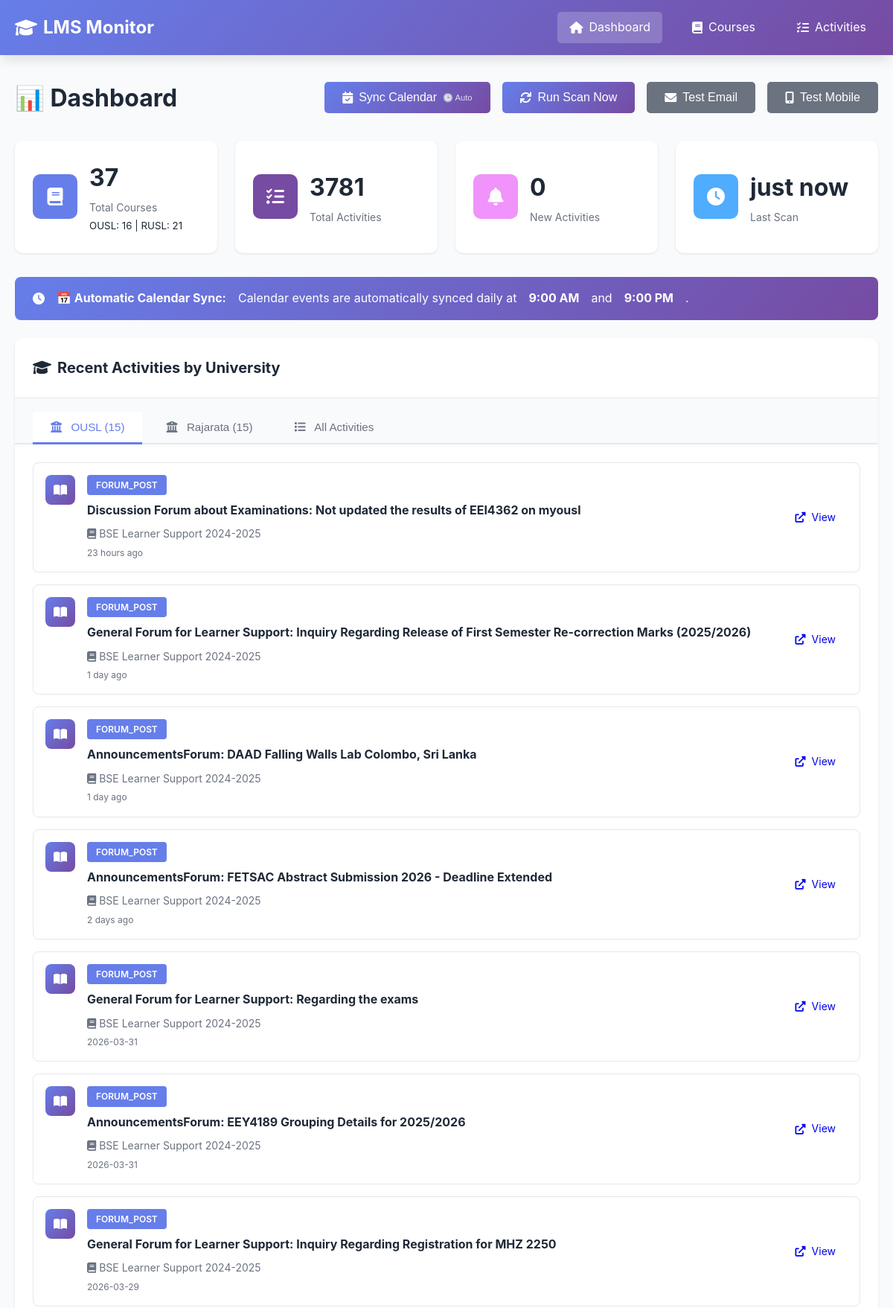
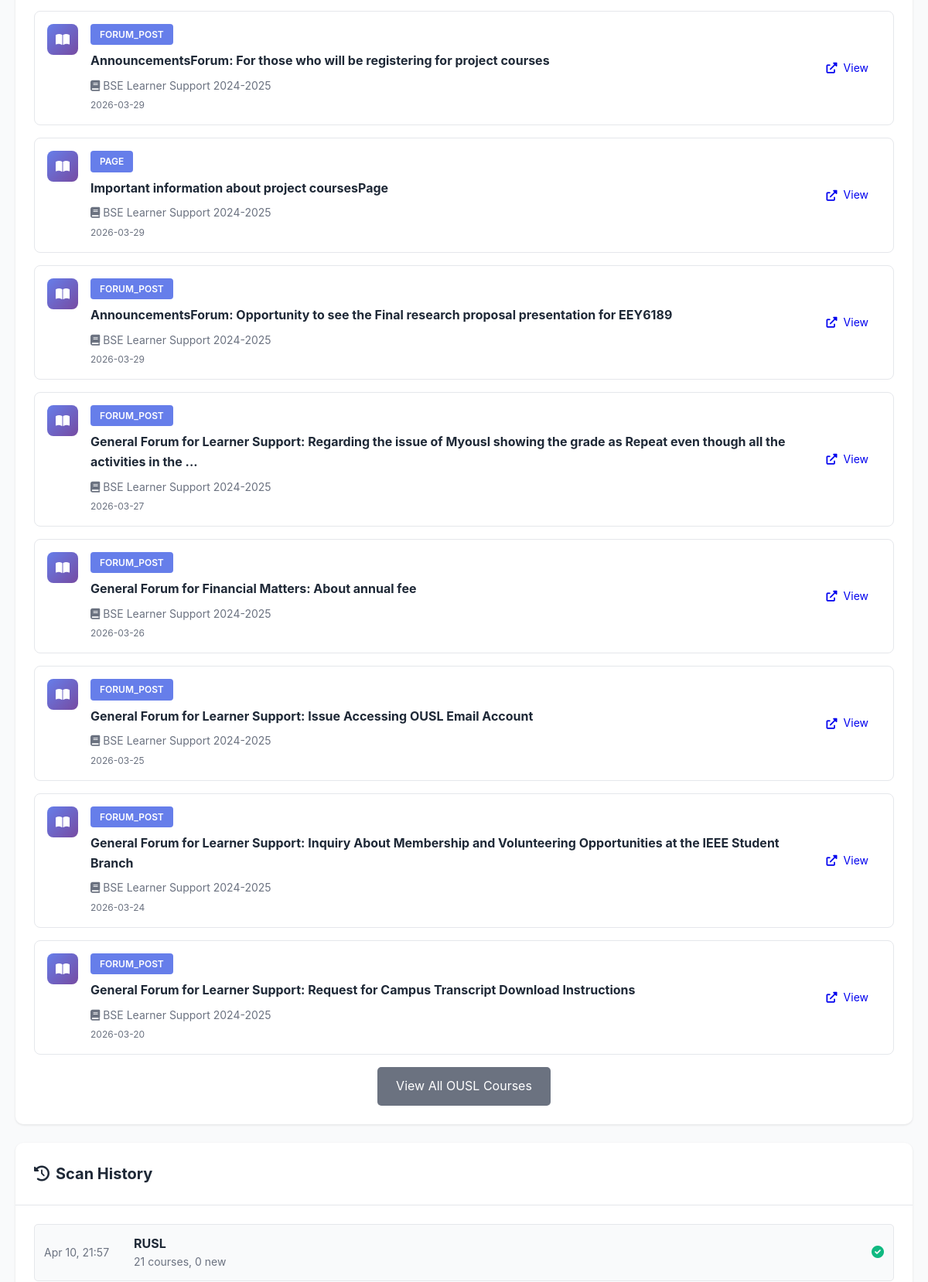
The page / (upper part) on the database its author committed (2 pictures, top to bottom).
### tables this page shows
CREATE TABLE scan_history (
                id INTEGER PRIMARY KEY AUTOINCREMENT,
                lms_name TEXT NOT NULL,
                scan_time TIMESTAMP DEFAULT CURRENT_TIMESTAMP,
                courses_found INTEGER,
                activities_found INTEGER,
                new_activities INTEGER,
                status TEXT,
                error_message TEXT
            );

CREATE TABLE activities (
                id INTEGER PRIMARY KEY AUTOINCREMENT,
                activity_id TEXT UNIQUE NOT NULL,
                course_id TEXT NOT NULL,
                activity_type TEXT NOT NULL,
                title TEXT NOT NULL,
                description TEXT,
                url TEXT,
                deadline TIMESTAMP,
                first_seen TIMESTAMP DEFAULT CURRENT_TIMESTAMP,
                is_new BOOLEAN DEFAULT 1,
                metadata TEXT,
                FOREIGN KEY (course_id) REFERENCES courses(course_id)
            );

CREATE TABLE courses (
                id INTEGER PRIMARY KEY AUTOINCREMENT,
                course_id TEXT UNIQUE NOT NULL,
                lms_name TEXT NOT NULL,
                course_name TEXT NOT NULL,
                course_url TEXT,
                first_seen TIMESTAMP DEFAULT CURRENT_TIMESTAMP,
                last_checked TIMESTAMP DEFAULT CURRENT_TIMESTAMP
            );

### app.py (the view, shortened to what this page needs)
@app.route('/')
def index():
    stats = db.get_stats()
    recent_activities = db.get_recent_activities(limit=20)
    scan_history = db.get_scan_history(limit=10)
    ousl_activities = db.get_activities_by_lms('OUSL', limit=15)
    rusl_activities = db.get_activities_by_lms('RUSL', limit=15)
    upcoming_deadlines = db.get_all_upcoming_deadlines(days_ahead=365)
    import re
    is_render = os.getenv('RENDER') is not None or os.getenv('RAILWAY_ENVIRONMENT') is not None
    return render_template('index.html',
                          stats=stats,
                          recent_activities=recent_activities,
                          ousl_activities=ousl_activities,
                          rusl_activities=rusl_activities,
                          upcoming_deadlines=upcoming_deadlines,
                          scan_history=scan_history,
                          is_render=is_render)

### app.py (called while the page is built)
@app.template_filter('datetime')
def format_datetime(value, format='%Y-%m-%d %H:%M:%S'):
    if value is None:
        return ''
    if isinstance(value, str):
        try:
            value = datetime.fromisoformat(value.replace('Z', '+00:00'))
        except:
            return value
    if value.tzinfo is None:
        from datetime import timezone
        value = value.replace(tzinfo=timezone.utc)
    from datetime import timezone, timedelta
    colombo_tz = timezone(timedelta(hours=5, minutes=30))
    local_time = value.astimezone(colombo_tz)
    return local_time.strftime(format)

### database.py (called while the page is built)
    def get_connection(self):
        return sqlite3.connect(self.db_path)

    def get_recent_activities(self, limit: int = 50) -> List[Dict[str, Any]]:
        conn = self.get_connection()
        cursor = conn.cursor()
        cursor.execute("""
            SELECT
                a.activity_id,
                a.activity_type,
                a.title,
                a.description,
                a.url,
                a.deadline,
                a.first_seen,
                a.is_new,
                c.course_name,
                c.lms_name
            FROM activities a
            JOIN courses c ON a.course_id = c.course_id
            ORDER BY a.first_seen DESC
            LIMIT ?
        """, (limit,))
        columns = [desc[0] for desc in cursor.description]
        activities = [dict(zip(columns, row)) for row in cursor.fetchall()]
        conn.close()
        return activities

    def get_activities_by_lms(self, lms_name: str, limit: int = 20) -> List[Dict[str, Any]]:
        conn = self.get_connection()
        cursor = conn.cursor()
        cursor.execute("""
            SELECT
                a.activity_id,
                a.activity_type,
                a.title,
                a.description,
                a.url,
                a.deadline,
                a.first_seen,
                a.is_new,
                c.course_name,
                c.lms_name
            FROM activities a
            JOIN courses c ON a.course_id = c.course_id
            WHERE c.lms_name = ?
            ORDER BY a.first_seen DESC
            LIMIT ?
        """, (lms_name, limit))
        columns = [desc[0] for desc in cursor.description]
        activities = [dict(zip(columns, row)) for row in cursor.fetchall()]
        conn.close()
        return activities

### templates/index.html (shortened to what this page needs)
{% extends "base.html" %}  {% block content %}
<div class="dashboard">
  <div class="page-header">
    <h1>📊 Dashboard</h1>
    <div class="actions">
      <button
        onclick="syncCalendar()"
        class="btn btn-primary"
        title="Auto-syncs daily at 9 AM & 9 PM"
      >
        <i class="fas fa-calendar-check"></i> Sync Calendar
        <span style="font-size: 0.7em; opacity: 0.8">🕒 Auto</span>
      </button>
      {% if is_render %}
      <button class="btn btn-secondary" disabled title="Scanning is automated via GitHub Actions (runs twice daily)">
        <i class="fas fa-sync"></i> Auto Scan (GitHub Actions)
      </button>
      {% else %}
      <button onclick="triggerScan()" class="btn btn-primary">
        <i class="fas fa-sync"></i> Run Scan Now
      </button>
      {% endif %}
      <button onclick="testEmail()" class="btn btn-secondary">
        <i class="fas fa-envelope"></i> Test Email
      </button>
      <button onclick="testNtfy()" class="btn btn-secondary">
        <i class="fas fa-mobile-alt"></i> Test Mobile
      </button>
    </div>
  </div>
  <div class="stats-grid">
    <div class="stat-card">
      <div class="stat-icon" style="background: #667eea">
        <i class="fas fa-book"></i>
      </div>
      <div class="stat-content">
        <h3>{{ stats.total_courses }}</h3>
        <p>Total Courses</p>
        <small
          >OUSL: {{ stats.ousl_courses }} | RUSL: {{ stats.rusl_courses
          }}</small
        >
      </div>
    </div>
    <div class="stat-card">
      <div class="stat-icon" style="background: #764ba2">
        <i class="fas fa-tasks"></i>
      </div>
      <div class="stat-content">
        <h3>{{ stats.total_activities }}</h3>
        <p>Total Activities</p>
      </div>
    </div>
    <div class="stat-card">
      <div class="stat-icon" style="background: #f093fb">
        <i class="fas fa-bell"></i>
      </div>
      <div class="stat-content">
        <h3 id="new-activities-count">{{ stats.new_activities }}</h3>
        <p>New Activities</p>
      </div>
    </div>
    <div class="stat-card">
      <div class="stat-icon" style="background: #4facfe">
        <i class="fas fa-clock"></i>
      </div>
      <div class="stat-content">
        <h3>
          {{ stats.last_scan_time|timeago if stats.last_scan_time else 'Never'
          }}
        </h3>
        <p>Last Scan</p>
      </div>
    </div>
  </div>
  <div
    class="alert alert-success"
    style="
      background: linear-gradient(135deg, #667eea 0%, #764ba2 100%);
      color: white;
      border: none;
    "
  >
    <i class="fas fa-clock"></i>
    <strong>📅 Automatic Calendar Sync:</strong> Calendar events are
    automatically synced daily at <strong>9:00 AM</strong> and
    <strong>9:00 PM</strong>.
  </div>
  <div class="card">
    <div class="card-header">
      <h2>
        <i class="fas fa-graduation-cap"></i> Recent Activities by University
      </h2>
    </div>
    <div class="tabs">
      <button class="tab-button active" onclick="openTab(event, 'ousl')">
        <i class="fas fa-university"></i> OUSL ({{ ousl_activities|length }})
      </button>
      <button class="tab-button" onclick="openTab(event, 'rusl')">
        <i class="fas fa-university"></i> Rajarata ({{ rusl_activities|length
        }})
      </button>
      <button class="tab-button" onclick="openTab(event, 'all')">
        <i class="fas fa-list"></i> All Activities
      </button>
    </div>
    <div id="ousl" class="tab-content active">
      <div class="card-body">
        {% if ousl_activities %}
        <div class="activity-list">
          {% for activity in ousl_activities %}
          <div class="activity-item {% if activity.is_new %}new{% endif %}">
            <div class="activity-icon">
              {% if activity.activity_type == 'assign' %}
              <i class="fas fa-file-alt"></i>
              {% elif activity.activity_type == 'quiz' %}
              <i class="fas fa-question-circle"></i>
              {% elif activity.activity_type == 'resource' %}
              <i class="fas fa-file"></i>
              {% elif activity.activity_type == 'forum' %}
              <i class="fas fa-comments"></i>
              {% else %}
              <i class="fas fa-book-open"></i>
              {% endif %}
            </div>
            <div class="activity-content">
              <div class="activity-header">
                <span class="activity-type">{{ activity.activity_type }}</span>
              </div>
              <h4>{{ activity.title }}</h4>
              <p class="activity-course">
                <i class="fas fa-book"></i> {{ activity.course_name }}
              </p>
              <p class="activity-time">{{ activity.first_seen|timeago }}</p>
            </div>
            {% if activity.url %}
            <a href="{{ activity.url }}" target="_blank" class="btn btn-small">
              <i class="fas fa-external-link-alt"></i> View
            </a>
            {% endif %}
          </div>
          {% endfor %}
        </div>
        <div style="text-align: center; margin-top: 1rem">
          <a href="/courses?lms=OUSL" class="btn btn-secondary"
            >View All OUSL Courses</a
          >
        </div>
        {% else %}
        <p class="empty-state">
          No OUSL activities found yet. Run a scan to get started!
        </p>
        {% endif %}
      </div>
    </div>
  </div>
  <div class="card">
    <div class="card-header">
      <h2><i class="fas fa-history"></i> Scan History</h2>
    </div>
    <div class="card-body">
      {% if scan_history %}
      <div class="scan-history">
        {% for scan in scan_history %}
        <div class="scan-item">
          <div class="scan-time">
            {{ scan.scan_time|datetime('%b %d, %H:%M') }}
          </div>
          <div class="scan-info">
            <strong>{{ scan.lms_name }}</strong>
            <span class="scan-stats">
              {{ scan.courses_found }} courses, {{ scan.new_activities }} new
            </span>
          </div>
          <div class="scan-status">
            {% if scan.status == 'success' %}
            <span class="status-success"
              ><i class="fas fa-check-circle"></i
            ></span>
            {% else %}
            <span class="status-error"
              ><i class="fas fa-times-circle"></i
            ></span>
            {% endif %}
          </div>
        </div>
        {% endfor %}
      </div>
      {% else %}
      <p class="empty-state">No scan history yet.</p>
      {% endif %}
    </div>
  </div>
</div>
{% endblock %}

### rows shown on the page
scan_history: last_scan_time "just now", scan_time "Apr 10, 21:57", lms_name "RUSL", courses_found "21", new_activities "0", status "success" (drawn)
activities: activity_type "FORUM_POST", title "Discussion Forum about Examinations: Not updated the results of EEI4362 on myousl", course_name "BSE Learner Support 2024-2025", first_seen "23 hours ago"
activities: activity_type "FORUM_POST", title "General Forum for Learner Support: Inquiry Regarding Release of First Semester Re-correction Marks (2025/2026)", course_name "BSE Learner Support 2024-2025", first_seen "1 day ago"
activities: activity_type "FORUM_POST", title "AnnouncementsForum: DAAD Falling Walls Lab Colombo, Sri Lanka", course_name "BSE Learner Support 2024-2025", first_seen "1 day ago"
activities: activity_type "FORUM_POST", title "AnnouncementsForum: FETSAC Abstract Submission 2026 - Deadline Extended", course_name "BSE Learner Support 2024-2025", first_seen "2 days ago"
activities: activity_type "FORUM_POST", title "General Forum for Learner Support: Regarding the exams", course_name "BSE Learner Support 2024-2025", first_seen "2026-03-31"
activities: activity_type "FORUM_POST", title "AnnouncementsForum: EEY4189 Grouping Details for 2025/2026", course_name "BSE Learner Support 2024-2025", first_seen "2026-03-31"
activities: activity_type "FORUM_POST", title "General Forum for Learner Support: Inquiry Regarding Registration for MHZ 2250", course_name "BSE Learner Support 2024-2025", first_seen "2026-03-29"
activities: activity_type "FORUM_POST", title "AnnouncementsForum: For those who will be registering for project courses", course_name "BSE Learner Support 2024-2025", first_seen "2026-03-29"
activities: activity_type "PAGE", title "Important information about project coursesPage", course_name "BSE Learner Support 2024-2025", first_seen "2026-03-29"
activities: activity_type "FORUM_POST", title "AnnouncementsForum: Opportunity to see the Final research proposal presentation for EEY6189", course_name "BSE Learner Support 2024-2025", first_seen "2026-03-29"
activities: activity_type "FORUM_POST", title "General Forum for Learner Support: Regarding the issue of Myousl showing the grade as Repeat even though all the activities in the ...", course_name "BSE Learner Support 2024-2025", first_seen "2026-03-27"
activities: activity_type "FORUM_POST", title "General Forum for Financial Matters: About annual fee", course_name "BSE Learner Support 2024-2025", first_seen "2026-03-26"
activities: activity_type "FORUM_POST", title "General Forum for Learner Support: Issue Accessing OUSL Email Account", course_name "BSE Learner Support 2024-2025", first_seen "2026-03-25"
activities: activity_type "FORUM_POST", title "General Forum for Learner Support: Inquiry About Membership and Volunteering Opportunities at the IEEE Student Branch", course_name "BSE Learner Support 2024-2025", first_seen "2026-03-24"
activities: activity_type "FORUM_POST", title "General Forum for Learner Support: Request for Campus Transcript Download Instructions", course_name "BSE Learner Support 2024-2025", first_seen "2026-03-20"

### other values the page prints
{{ stats.total_courses }} "37"
{{ stats.ousl_courses }} "16"
{{ stats.rusl_courses }} "21"
{{ stats.total_activities }} "3781"
{{ stats.new_activities }} "0"
{{ ousl_activities|length }} "15"
{{ rusl_activities|length }} "15"
